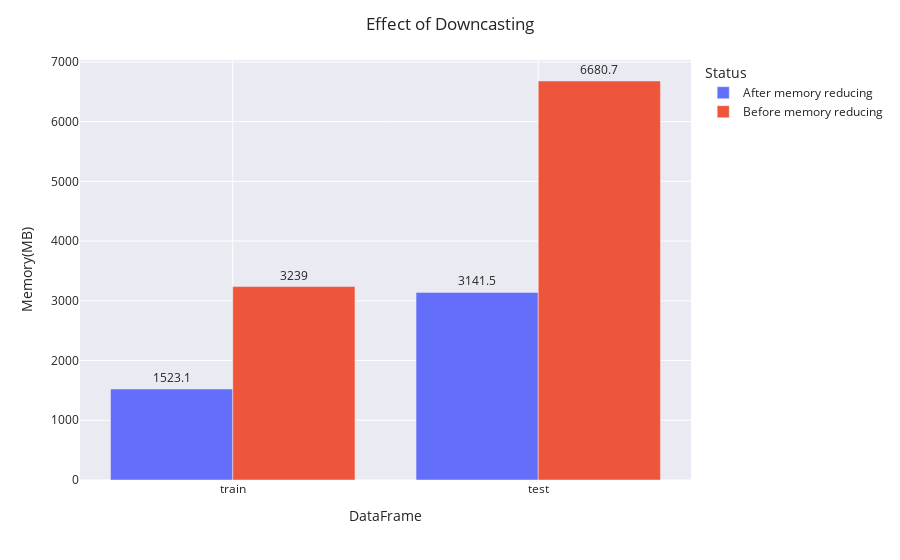

Notebook code cell kept with this figure:
### Markdown cell above
### <center> Plot Memory Reduce

### Code cell
memory = pd.DataFrame({
    'DataFrame':['train','test'],
    'Before memory reducing':[train_bd,test_bd],
    'After memory reducing':[train_ad,test_ad],

})

memory = pd.melt(memory,id_vars='DataFrame',var_name='Status',value_name='Memory(MB)')
memory.sort_values('Memory(MB)',inplace=True)
fig = px.bar(memory,x='DataFrame',y='Memory(MB)',color='Status',barmode='group',text='Memory(MB)')
fig.update_traces(textposition='outside')
fig.update_layout(template='seaborn',title='Effect of Downcasting')
fig.show()

### Figure 1 — Plotly figure (JSON) as saved in the notebook; plotly's stock layout.template omitted (floating-point values rounded to 4 significant figures)
{"data": [{"alignmentgroup": "True", "hovertemplate": "Status=After memory reducing<br>DataFrame=%{x}<br>Memory(MB)=%{text}<extra></extra>", "legendgroup": "After memory reducing", "marker": {"color": "#636efa"}, "name": "After memory reducing", "offsetgroup": "After memory reducing", "orientation": "v", "showlegend": true, "text": [1523.0, 3142.0], "textposition": "outside", "type": "bar", "x": ["train", "test"], "xaxis": "x", "y": [1523.0, 3142.0], "yaxis": "y"}, {"alignmentgroup": "True", "hovertemplate": "Status=Before memory reducing<br>DataFrame=%{x}<br>Memory(MB)=%{text}<extra></extra>", "legendgroup": "Before memory reducing", "marker": {"color": "#EF553B"}, "name": "Before memory reducing", "offsetgroup": "Before memory reducing", "orientation": "v", "showlegend": true, "text": [3239.0, 6681.0], "textposition": "outside", "type": "bar", "x": ["train", "test"], "xaxis": "x", "y": [3239.0, 6681.0], "yaxis": "y"}], "layout": {"barmode": "group", "legend": {"title": {"text": "Status"}, "tracegroupgap": 0}, "margin": {"t": 60}, "title": {"text": "Effect of Downcasting"}, "xaxis": {"anchor": "y", "domain": [0.0, 1.0], "title": {"text": "DataFrame"}}, "yaxis": {"anchor": "x", "domain": [0.0, 1.0], "title": {"text": "Memory(MB)"}}}}
